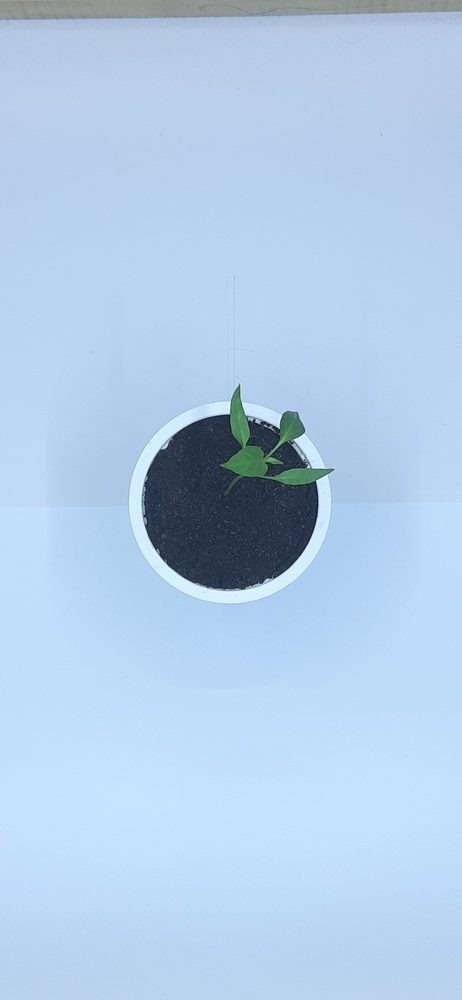
#> input picture Leaves counter/images/Input/Day01_T_06.jpg, 462 x 1000 px, shrunk from 2136 x 4624 before the run, found by its file name; its folder holds only this picture in this run
$ jupyter execute LeafCount.ipynb
#> lines starting #> are read from the running program, lines starting #| are printed output that depends on the picture; after the words box and inside, x2 and y2 are one past the last pixel; in counts of white or black regions, pixels touching at a corner belong together
#> further down, image is the input picture: shape (1000, 462, 3); mean B, G, R 231.7, 204, 178
[cell 1]
import cv2
import numpy as np
import os
import matplotlib.pyplot as plt

file_path = "images/input/"  # source
out_path = "images/output/"  # output

def image_enhance(image, output_path, filename):
#> called with output_path = 'images/output/', filename = 'Day01_T_06.jpg'
    hsv = cv2.cvtColor(image, cv2.COLOR_BGR2HSV) #hsv to isolate green
#> hsv: shape (1000, 462, 3); mean H, S, V 105.1, 60.7, 232

    green_low = np.array([40, 40, 40]) #lower green boundary
    green_up = np.array([90, 255, 255]) #upper green boundary

    mask = cv2.inRange(hsv, green_low, green_up)#binary mask
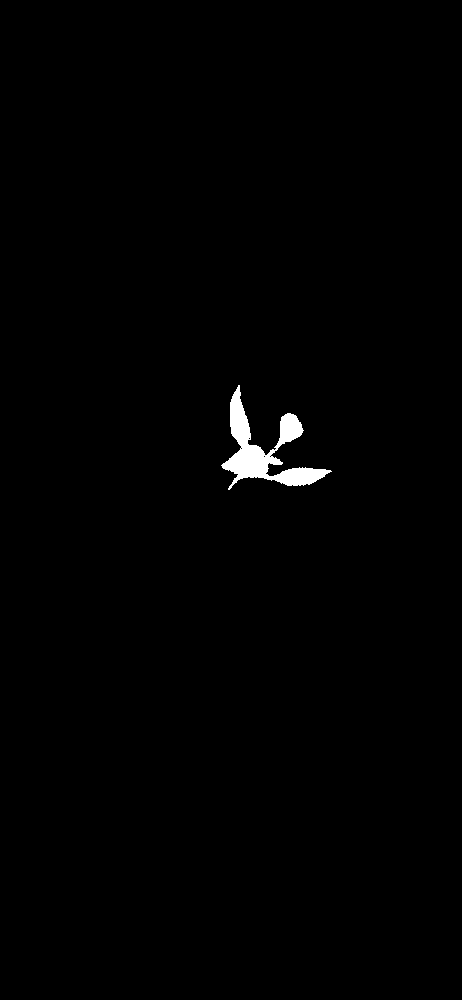
#> mask: shape (1000, 462); 0.74% white; 1 white region, box (x1, y1, x2, y2) and area: (221, 385, 332, 490) 3423

    kernel = np.ones((5, 5), np.uint8)
    mask = cv2.morphologyEx(mask, cv2.MORPH_OPEN, kernel) #erosion->dialation (opening) noice remove
#> mask: shape (1000, 462); 0.69% white; 3 white regions, box (x1, y1, x2, y2) and area: (223, 391, 280, 479) 1949, (274, 468, 326, 486) 702, (279, 414, 303, 444) 540
    mask = cv2.morphologyEx(mask, cv2.MORPH_CLOSE, kernel) #dialation->erosion (closing) fill holes
#> mask: shape (1000, 462); 0.69% white; 3 white regions, box (x1, y1, x2, y2) and area: (223, 391, 280, 479) 1960, (274, 468, 326, 486) 703, (279, 414, 303, 444) 540

    # Distance transform and thresholding for watershed
    dist_transform = cv2.distanceTransform(mask, cv2.DIST_L2, 5)
    _, sure_fg = cv2.threshold(dist_transform, 0.3 * dist_transform.max(), 255, 0)
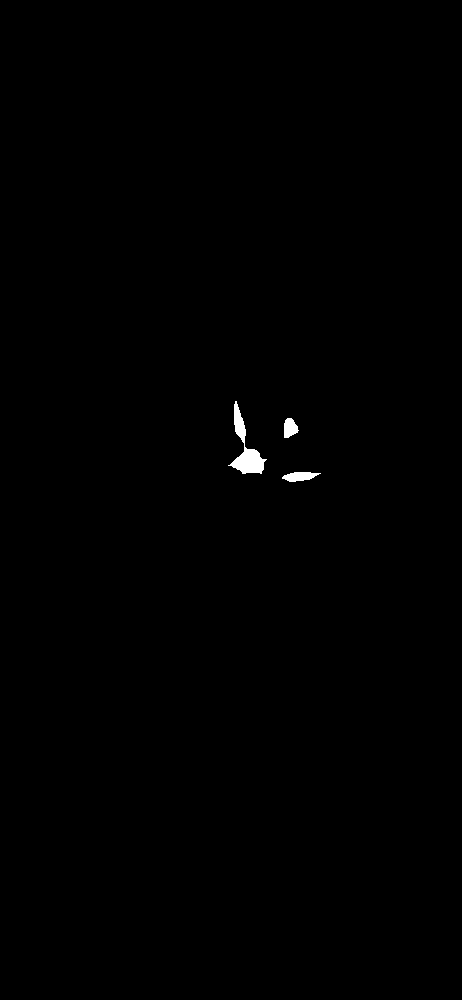
#> sure_fg: shape (1000, 462) float32; 0.3% white; 3 white regions, box (x1, y1, x2, y2) and area: (228, 401, 267, 474) 901, (282, 472, 321, 482) 256, (284, 418, 299, 438) 216

    # Finding sure background area
    sure_bg = cv2.dilate(mask, kernel, iterations=3)
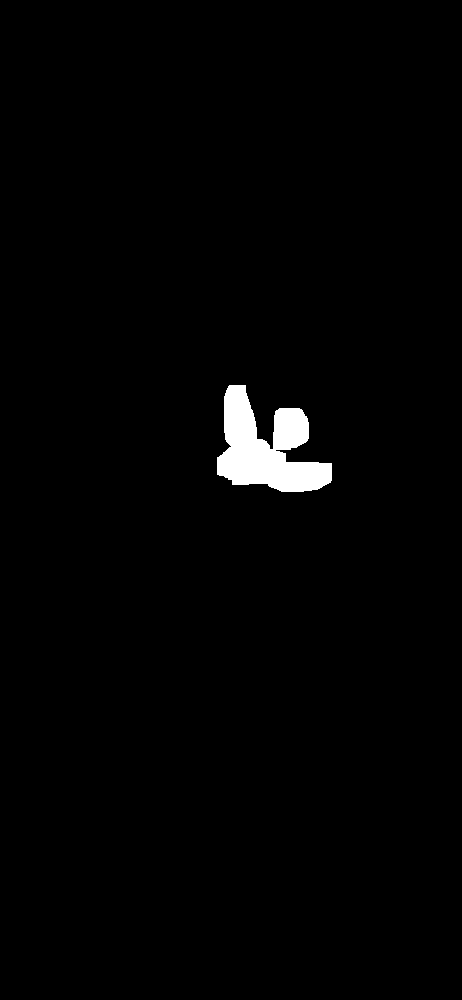
#> sure_bg: shape (1000, 462); 1.5% white; 1 white region, box (x1, y1, x2, y2) and area: (217, 385, 332, 492) 6833

    # Finding unknown region
    sure_fg = np.uint8(sure_fg)
    unknown = cv2.subtract(sure_bg, sure_fg)
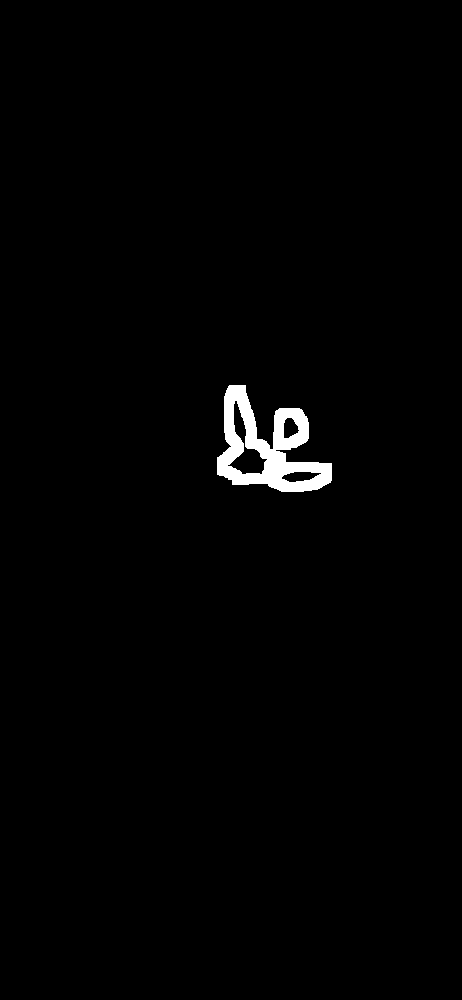
#> unknown: shape (1000, 462); 1.2% white; 1 white region

    # Marker labeling for watershed
    _, markers = cv2.connectedComponents(sure_fg)
#> markers: shape (1000, 462) int32; 4 distinct labels, from 0 to 3
    markers = markers + 1  # Ensure the background is not zero
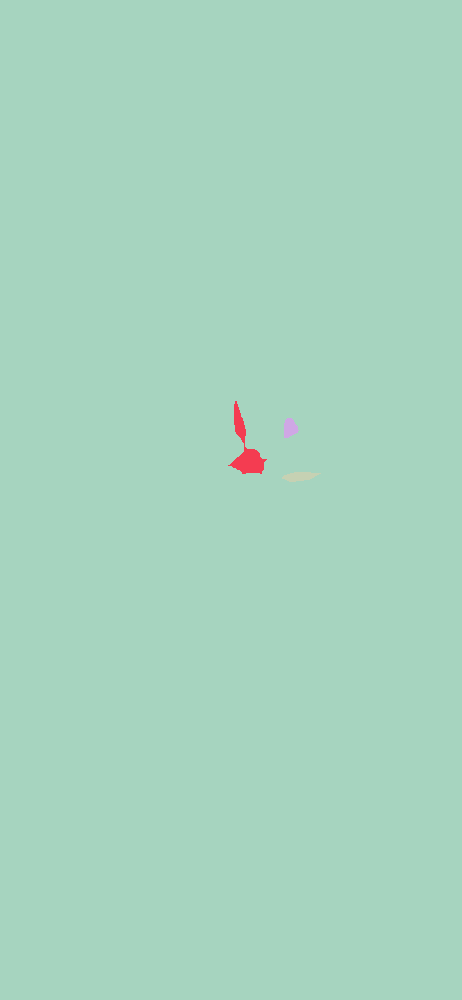
#> markers: shape (1000, 462) int32; 4 distinct labels, from 1 to 4; one colour per label, 0 black
    markers[unknown == 255] = 0  # Mark the unknown region
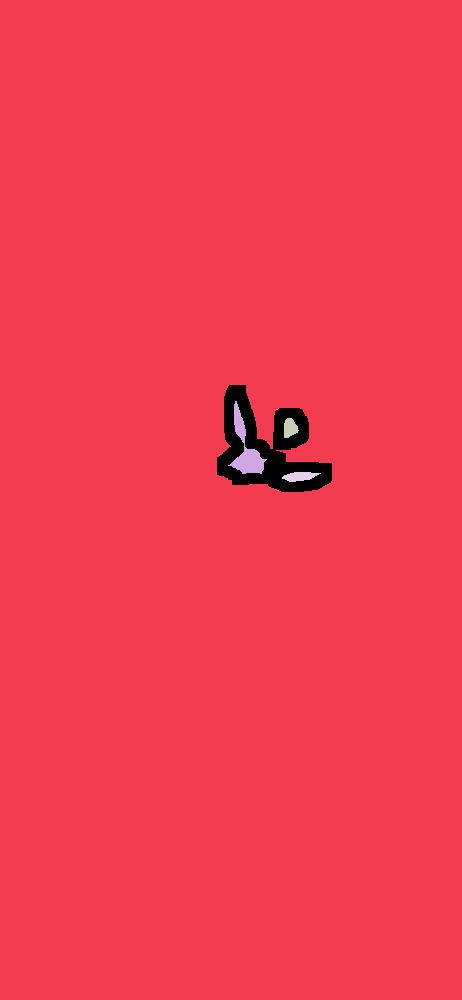
#> markers: shape (1000, 462) int32; 5 distinct labels, from 0 to 4; one colour per label, 0 black

    # Apply Watershed
    image_copy = image.copy()
    cv2.watershed(image_copy, markers)
    image_copy[markers == -1] = [0, 0, 255]
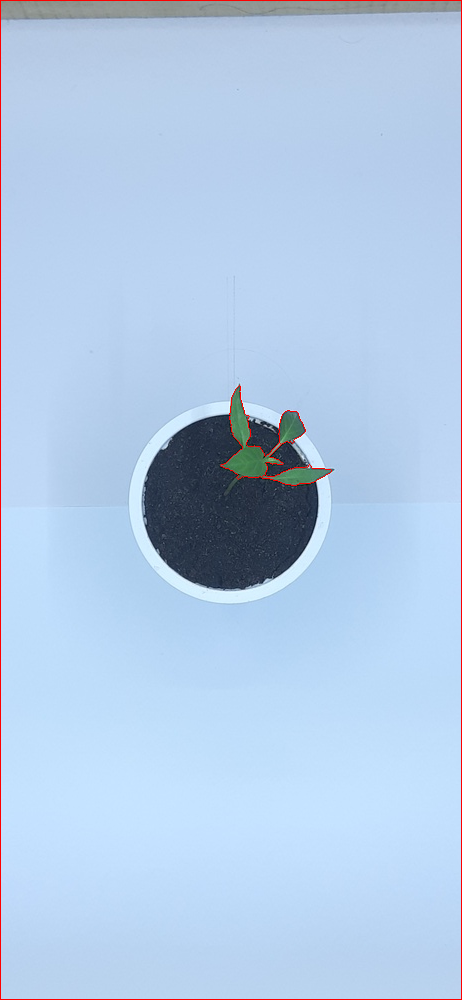
#> image_copy: shape (1000, 462, 3); 0.74% of pixels changed, all inside (x1, y1, x2, y2) = (0, 0, 462, 1000)

    enhanced_path = output_path + "enhanced_images/"
    os.makedirs(enhanced_path, exist_ok=True)

    out_file = enhanced_path + filename
    cv2.imwrite(out_file, image_copy)
    if image_copy is not None:
        print(f"{filename} : Segmentation Success")
    else:
        print(f"{filename} : Unsuccessfull segementation")
    return sure_fg

def contour_draw(image, enhanced_image, output_path, filename):#finds and draws contours on the edge-detected image
    #find contours
#> called with output_path = 'images/output/', filename = 'Day01_T_06.jpg'
    contours, _ = cv2.findContours(enhanced_image, cv2.RETR_EXTERNAL, cv2.CHAIN_APPROX_SIMPLE)
#> contours = 3 contours; box (x1, y1, x2, y2) and area: (228, 401, 267, 474) 808, (282, 472, 321, 482) 216, (284, 418, 299, 438) 190

    #show contours
    contour_image = image.copy()
    for contour in contours:
        x, y, w, h = cv2.boundingRect(contour)
        cv2.rectangle(contour_image, (x, y), (x + w, y + h), (0, 0, 255), 2)
#> this loop made 3 passes
#> (x, y, w, h) on passes 1 to 3: (282, 472, 39, 10), (284, 418, 15, 20), (228, 401, 39, 73)
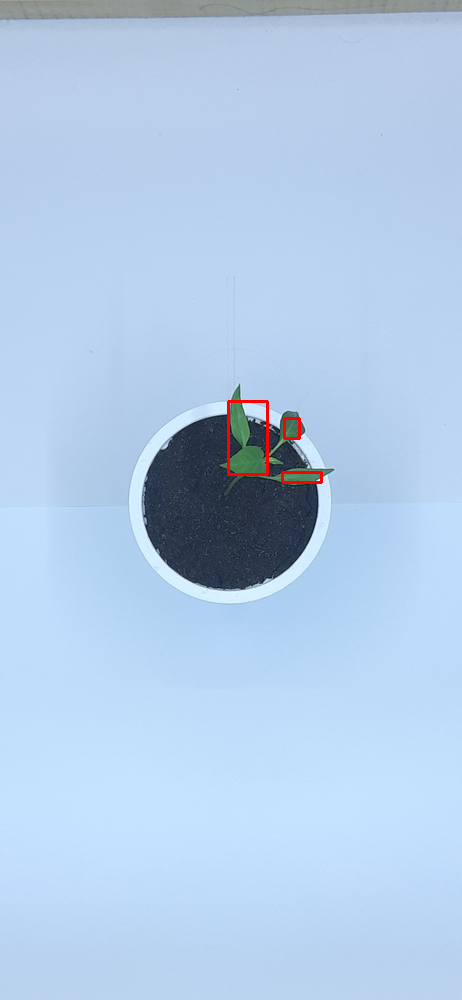
#> contour_image: shape (1000, 462, 3); 0.25% of pixels changed, all inside (x1, y1, x2, y2) = (227, 400, 323, 484)

    contour_path = output_path + "image_contours/"
    os.makedirs(contour_path, exist_ok=True)

    out_file = contour_path + filename
    cv2.imwrite(out_file, contour_image)
    if contour_image is None:
        print(f"{filename} : Error detecting leaves")
    else:
        print(f"{filename} : Detectection success")

    leaf_count = len(contours)
#> leaf_count = 3
    print(f"\nNumber of Leaves in {filename} : {leaf_count}\n")
#| Number of Leaves in Day01_T_06.jpg : 3

    return leaf_count

days = []
leaf_counts= []

for day in ['01','02','03','04','05','06','07','08','09','10','11','12','13','14']:
    filename = f"Day{day}_T_06.jpg"
    file = file_path+filename

    image = cv2.imread(file)
    if image is None:
        print("Image not found:", file)
    else:
        print(f"{filename} successfully loaded")
        enhanced_image = image_enhance(image, out_path, filename)
        leaf_count = contour_draw(image, enhanced_image, out_path, filename)
#> leaf_count = 3

        days.append(day)
        leaf_counts.append(leaf_count)

plt.figure(figsize=(10, 5))
plt.plot(days, leaf_counts, marker='o', linestyle='-', color='g', markersize=8, label="Leaf Count")
plt.xlabel("Days")
plt.ylabel("Leaf Count")
plt.title("Plant Growth: Leaf Count Over 14 Days")
plt.xticks(days)
plt.legend()
plt.grid(True)
plt.show()
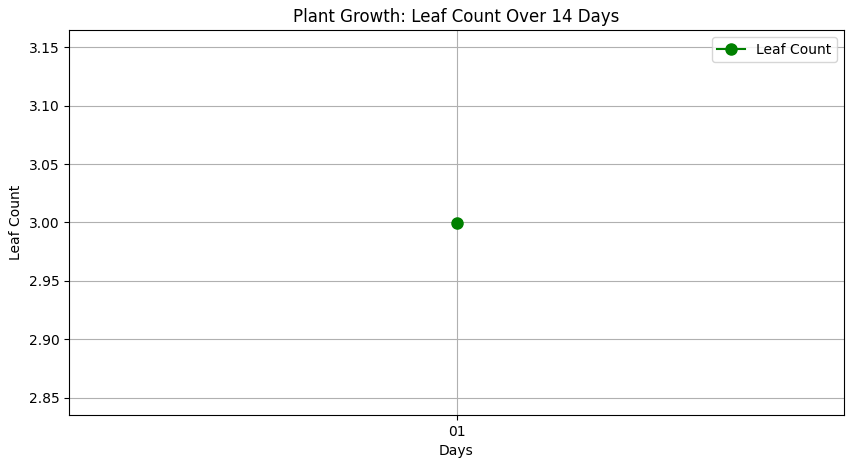
#> figure drawn by matplotlib, 1 panel
